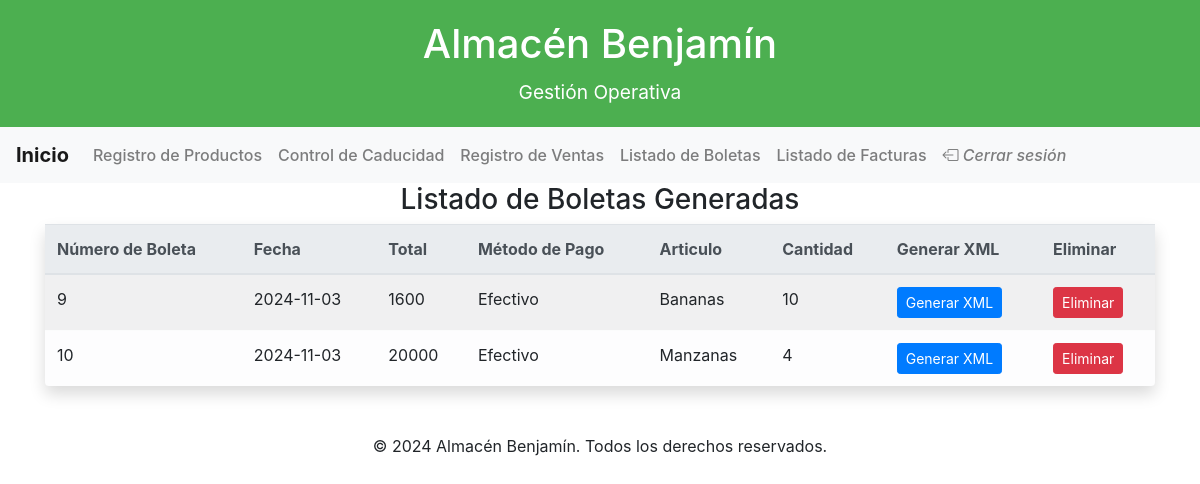
/listado_boletas.php, run on the app's committed database.
### tables this page shows
CREATE TABLE IF NOT EXISTS `boleta` (
  `numBoleta` int NOT NULL AUTO_INCREMENT,
  `fecha` date NOT NULL,
  `total` int NOT NULL,
  `iva` int NOT NULL,
  `p_final` int NOT NULL,
  `metodoPago` varchar(100) NOT NULL,
  `venta_id` int DEFAULT NULL,
  PRIMARY KEY (`numBoleta`),
  KEY `venta_id` (`venta_id`)
);

### listado_boletas.php (the view, shortened to what this page needs)
<?php
include 'conexion.php';
include 'header.php';
?>
<div class="container">
    <h3 class="text-center">Listado de Boletas Generadas</h3>
    <table class="table table-light table-striped table-hover shadow p-3 mb-5 bg-body-tertiary rounded">
        <thead class="thead-light">
            <tr>
                <th>Número de Boleta</th>
                <th>Fecha</th>
                <th>Total</th>
                <th>Método de Pago</th>
                <th>Articulo</th>
                <th>Cantidad</th>
                <th>Generar XML</th>
                <th>Eliminar</th>
            </tr>
        </thead>
        <tbody>
            <?php
            $sql = "SELECT
                    boleta.numBoleta,
                    boleta.fecha,
                    boleta.total,
                    boleta.metodoPago,
                    GROUP_CONCAT(producto.nombre SEPARATOR ', ') AS productos,
                    SUM(venta.cantidad) AS cantidad_total
                    FROM boleta
                    JOIN venta ON boleta.numBoleta = venta.boleta_id
                    JOIN producto ON venta.producto_id = producto.id
                    GROUP BY boleta.numBoleta, boleta.fecha, boleta.total, boleta.metodoPago";
            $resultado = $conexion->query($sql);
            while ($boleta = $resultado->fetch_assoc()) :
                ?>
                <tr>
                    <td><?php echo $boleta['numBoleta']; ?></td>
                    <td><?php echo $boleta['fecha']; ?></td>
                    <td><?php echo $boleta['total']; ?></td>
                    <td><?php echo $boleta['metodoPago']; ?></td>
                    <td><?php echo $boleta['productos']; ?></td>
                    <td><?php echo $boleta['cantidad_total']; ?></td>
                    <td>
                        <a href="generar_boleta.php?numBoleta=<?php echo $boleta['numBoleta']; ?>" class="btn btn-primary btn-sm">
                            Generar XML
                        </a>
                    </td>
                    <td>
                        <form action="" method="post" style="display:inline;">
                            <button type="submit" class="btn btn-danger btn-sm" onclick="return confirm('¿Estás seguro de que deseas eliminar esta boleta?');">
                                Eliminar
                            </button>
                        </form>
                    </td>
                </tr>
            <?php endwhile; ?>
        </tbody>
    </table>
</div>
<?php include 'footer.php'; ?>

### css/menu.css (style rules this page uses)
body { background-image: url("https://img.freepik.com/free-vector/white-elegant-texture-wallpaper_23-2148417584.jpg"); }

### header.php (style rules this page uses)
body { background-image: url("https://img.freepik.com/premium-vector/white-pattern-background_393744-193.jpg?w=360"); }

### data on the page
boleta: numBoleta "9", fecha "2024-11-03", total "1600", metodoPago "Efectivo", productos "Bananas", cantidad_total "10"
boleta: numBoleta "10", fecha "2024-11-03", total "20000", metodoPago "Efectivo", productos "Manzanas", cantidad_total "4"
